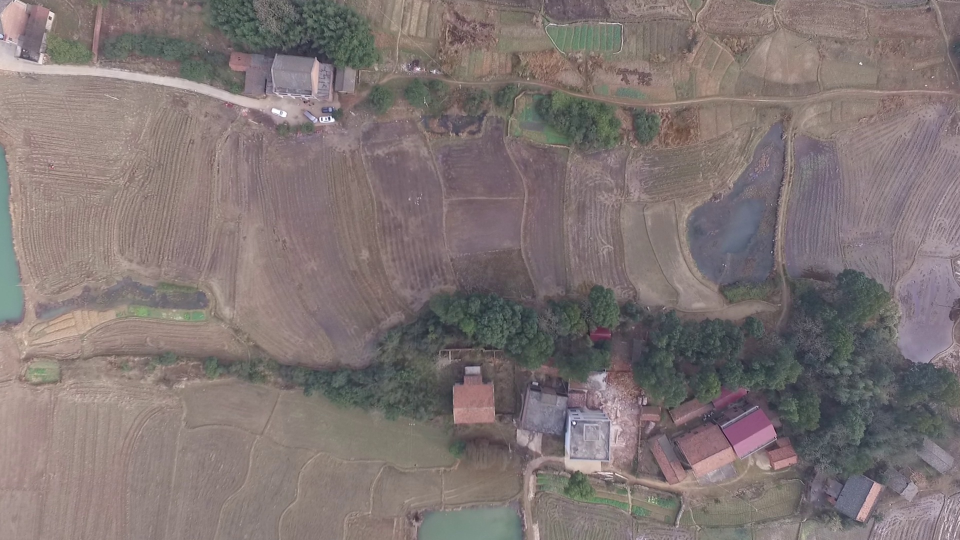
#> input picture image/00125.JPG, 1920 x 1080 px (shown at 1/2 size)
$ jupyter execute --allow-errors test.ipynb   (shell and % lines are left out)   (older library calls are emulated)
#> lines starting #> are read from the running program, lines starting #| are printed output that depends on the picture; after the words box and inside, x2 and y2 are one past the last pixel; in counts of white or black regions, pixels touching at a corner belong together
#> further down, image1 is the input picture: shape (1080, 1920, 3); mean B, G, R 116.1, 117, 128.1
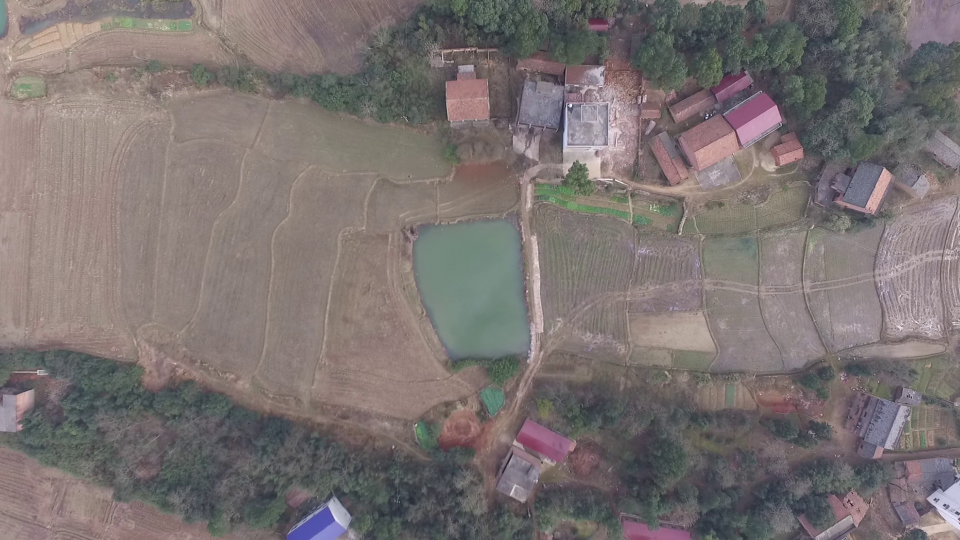
#> input picture image/00128.JPG, 1920 x 1080 px (shown at 1/2 size)
#> further down, image2 is the input picture: shape (1080, 1920, 3); mean B, G, R 113.1, 114.1, 122.4
### detector_compare.py
import cv2
import numpy as np
import matplotlib.pyplot as plt
from math import *
def create_detector():
    sift = cv2.xfeatures2d.SIFT_create()
    surf = cv2.xfeatures2d.SURF_create()
    orb = cv2.ORB_create()

    return sift,surf,orb
def display(image):
    plt.imshow(image[...,::-1])

# [10 lines left out: function detect_and_match, not called in this run]

def image_resize(image,ratio):
    return cv2.resize(image, None, fx=ratio, fy=ratio)
def noise_image(image):
    # add gaussian noise
    row, col, ch= image.shape
#> row = 1080; col = 1920; ch = 3
    mean = 0
    var = 10/255
    sigma = var**0.5
    gauss = np.random.normal(mean,sigma,(row,col,ch))
    gauss = gauss.reshape(row,col,ch)
    noisy = image / 255 + gauss
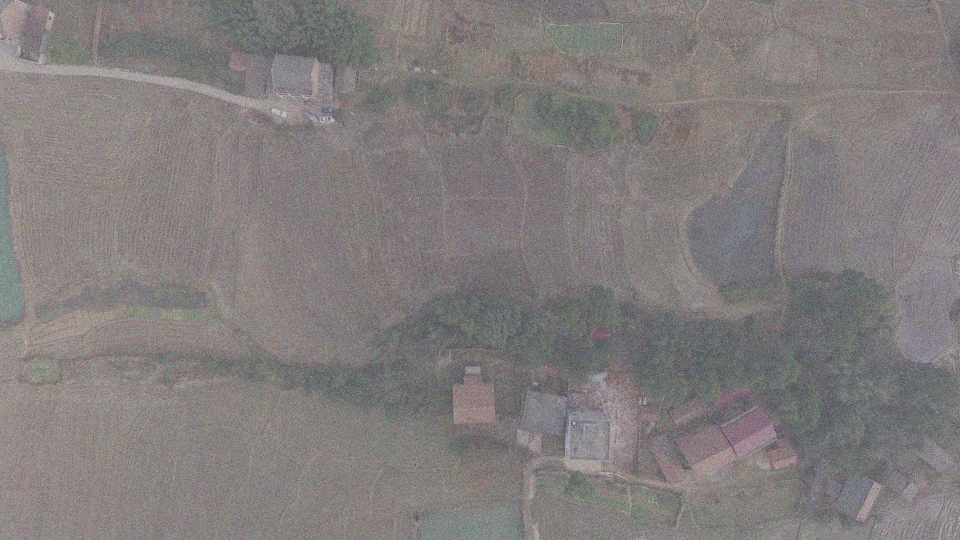
#> noisy: shape (1080, 1920, 3) float64 (shown at 1/2 size); mean B, G, R 0.455, 0.459, 0.502; drawn with min black and max white
    noisy *= 255
    noisy = np.clip(noisy, 0, 255)
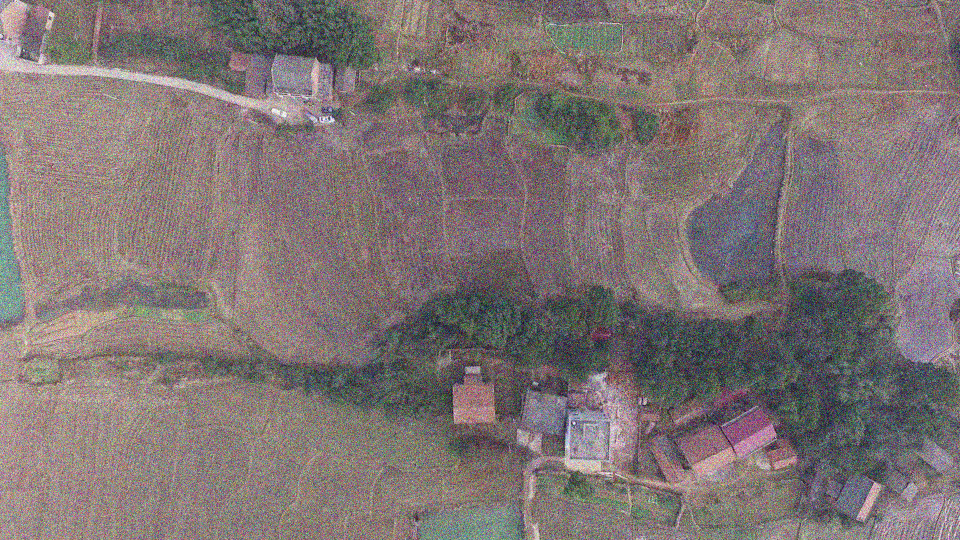
#> noisy: shape (1080, 1920, 3) float64 (shown at 1/2 size); mean B, G, R 116.3, 117.3, 128.1
    return noisy.astype(np.uint8)
# [12 lines left out: function noise_image2, not called in this run]
def light_image(image):
    # raise the light of random patch of image
    row, col, ch= image.shape
#> row = 1080; col = 1920; ch = 3
    mask = np.zeros((row,col,ch),np.uint8)
    image_origin = image.copy()
    for i in range(3):
        image_temp = image_origin.copy().astype(np.int)
        x = np.random.randint(0, row)
        y = np.random.randint(0, col)
        w = np.random.randint(0, row - x)
        h = np.random.randint(0, col - y)
        image_temp[x:x+w, y:y+h] = np.clip(image_temp[x:x+w, y:y+h] * np.random.randint(8, 15) / 10, 0, 255)
        image[np.where(mask == 0)] = image_temp[np.where(mask == 0)]
        mask[x:x+w, y:y+h] = 255
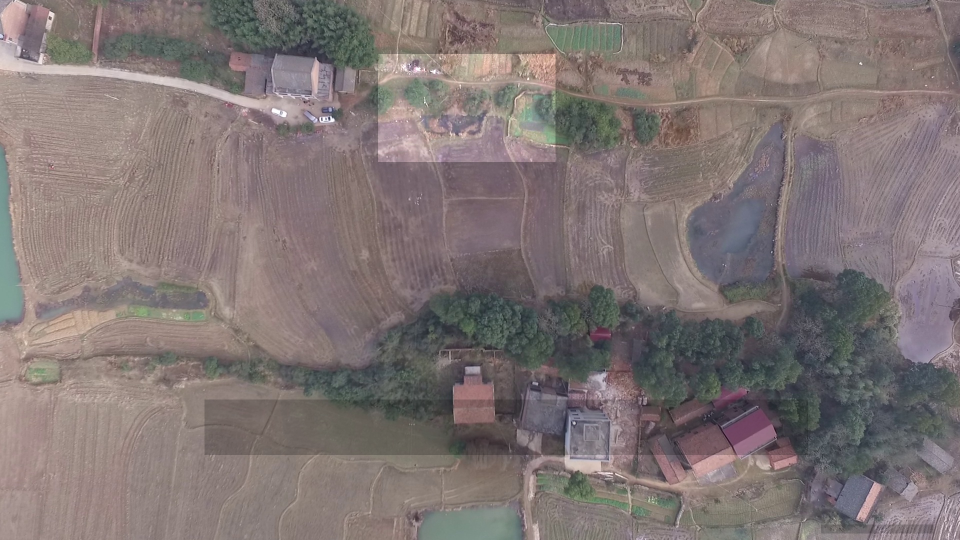
#> image: shape (1080, 1920, 3) (shown at 1/2 size); mean B, G, R 116, 117, 128.1
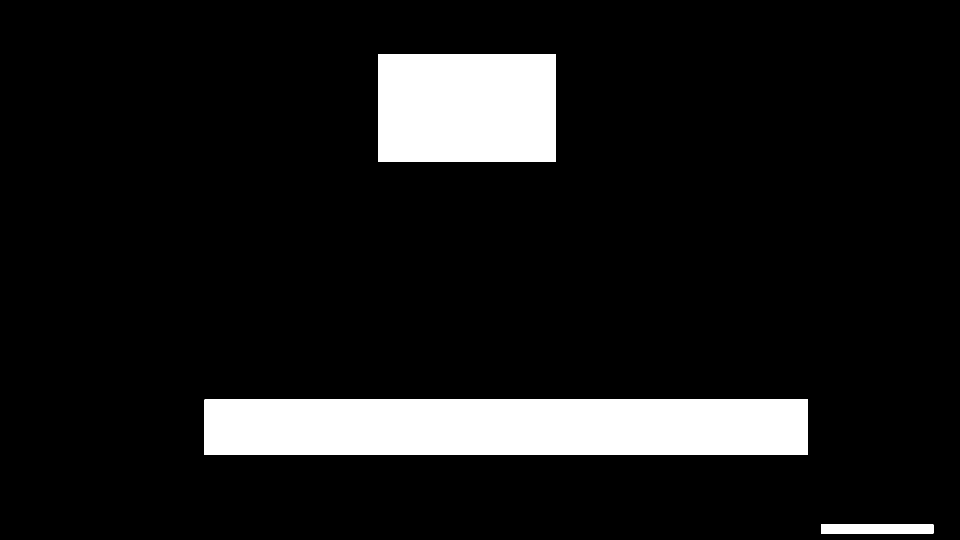
#> mask: shape (1080, 1920, 3) (shown at 1/2 size); 10.4% white; 3 white regions, box (x1, y1, x2, y2) and area: (409, 799, 1616, 910) 133977, (756, 108, 1111, 324) 76680, (1642, 1049, 1867, 1067) 4050
    return image
# [10 lines left out: function rotate_image, not called in this run]

# [7 lines that do not run on import are left out]

### test.ipynb
[cell 1]
import numpy as np
import cv2
import matplotlib.pyplot as plt
from detector_compare import *

[cell 2]
image1 = cv2.imread(r"image/00125.JPG")
image2 = cv2.imread(r"image/00128.JPG")

#> (a cell that did not finish here is left out)

#> (a cell that did not finish here is left out)

[cell 5]
matcher = cv2.DescriptorMatcher.create("BruteForce")
#> (the rest of this cell did not finish here and is left out)

#> (a cell that did not finish here is left out)

[cell 7]
image1_noisy = noise_image(image1)

[cell 8]
display(image1_noisy)

#> (a cell that did not finish here is left out)

#> (a cell that did not finish here is left out)

#> (a cell that did not finish here is left out)

#> (a cell that did not finish here is left out)

#> (a cell that did not finish here is left out)

#> (a cell that did not finish here is left out)

#> (a cell that did not finish here is left out)

[cell 16]
image1_light = light_image(image1.copy())

[cell 17]
display(image1_light)

#> (a cell that did not finish here is left out)
